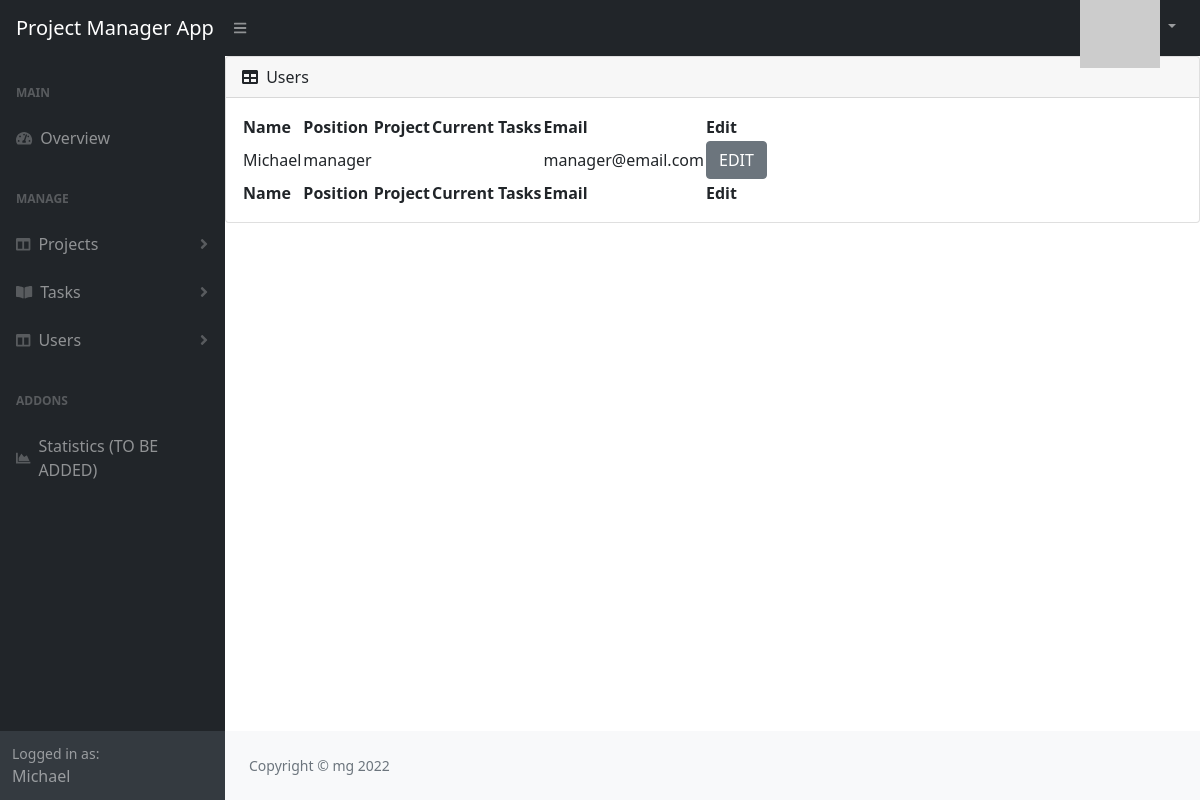
The page /users (signed in) on the database as committed earlier.
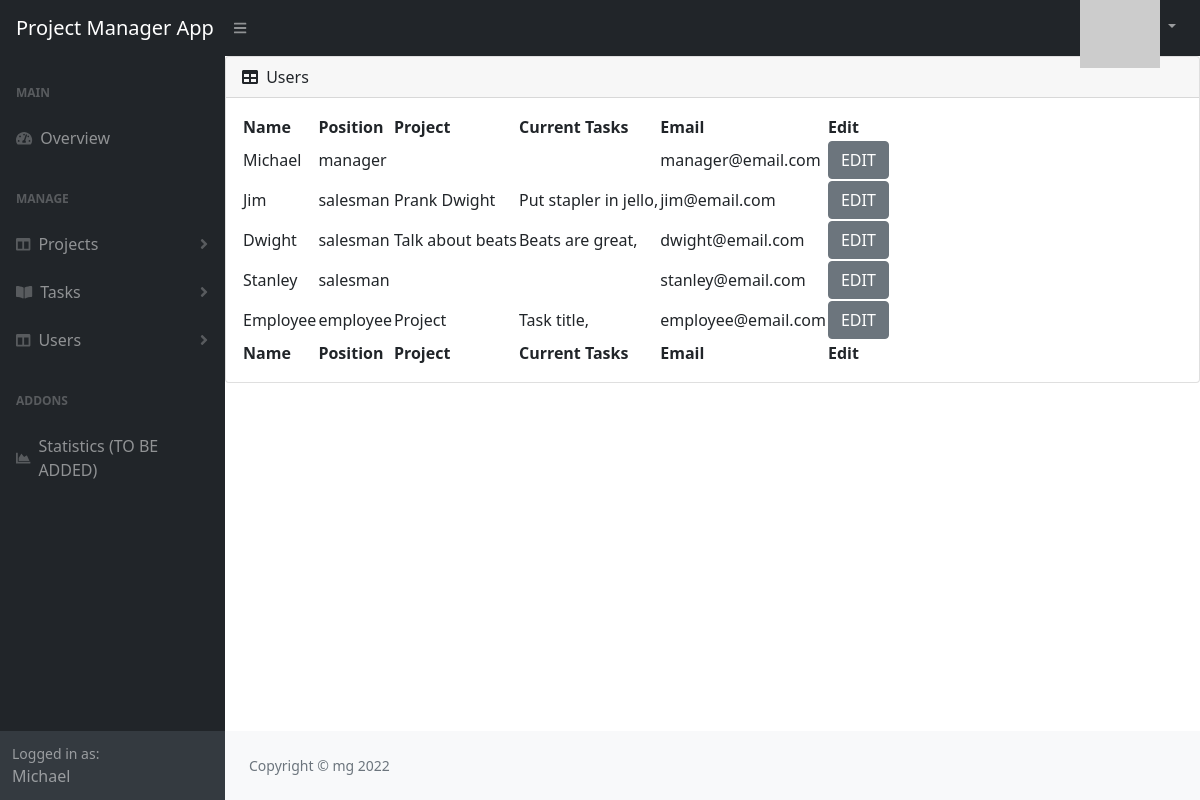
The same page on the database as committed later.
### main.py (models this page shows)
class User(UserMixin, db.Model):
    __tablename__ = "users"
    id = db.Column(db.Integer, primary_key=True)
    email = db.Column(db.String(100), unique=True)
    password = db.Column(db.String(100))
    name = db.Column(db.String(100))
    position = db.Column(db.String(100))
    project_id = db.Column(db.Integer, db.ForeignKey("projects.id"))
    project = relationship("Project", back_populates="users")
    tasks = relationship("Task", secondary=user_task, backref="involved_users")

class Project(db.Model):
    __tablename__ = "projects"
    id = db.Column(db.Integer, primary_key=True)
    name = db.Column(db.String(100), unique=True)
    tasks = relationship("Task", back_populates="project")
    users = relationship("User", back_populates="project")

class Task(db.Model):
    __tablename__ = "tasks"
    id = db.Column(db.Integer, primary_key=True)
    title = db.Column(db.String(), unique=True)
    description = db.Column(db.String(1000))
    deadline = db.Column(db.String(10))
    project_id = db.Column(db.Integer, db.ForeignKey("projects.id"))
    project = relationship("Project", back_populates="tasks")
    in_progress = db.Column(db.Boolean)
    task_done = db.Column(db.Boolean)
    deadline_warning = db.Column(db.Boolean)
    deadline_passed = db.Column(db.Boolean)

### main.py (the view)
@app.route("/users")
@admin_only
def manage_users():
    all_users = User.query.all()
    all_projects = Project.query.all()
    return render_template("users.html", all_users=all_users, all_projects=all_projects)

### main.py (called while the page is built)
def admin_only(func):
    @wraps(func)
    def wrapped_view(*args, **kwargs):
        try:
            user_id = int(current_user.get_id())
            user = User.query.get(user_id)
            if user.position != "manager":
                return redirect("/401")
            return func(*args, **kwargs)
        except TypeError:
            return redirect("/login")
    return wrapped_view

@login_manager.user_loader
def load_user(user_id):
    user = User.query.get(user_id)
    if user:
        return user
    else:
        return None

### templates/users.html
{% include "header.html" %}
{% include "side_navbar.html" %}
<div id="layoutSidenav_content">
<div class="card mb-4">
                <div class="card-header">
                    <i class="fas fa-table me-1"></i>
                    Users
                </div>
                <div class="card-body">
                    <table id="datatablesSimple">
                        <thead>
                        <tr>
                            <th>Name</th>
                            <th>Position</th>
                            <th>Project</th>
                            <th>Current Tasks</th>
                            <th>Email</th>
                            <th>Edit</th>
                        </tr>
                        </thead>
                        <tfoot>
                        <tr>
                            <th>Name</th>
                            <th>Position</th>
                            <th>Project</th>
                            <th>Current Tasks</th>
                            <th>Email</th>
                            <th>Edit</th>
                        </tr>
                        </tfoot>
                        <tbody>
                        {% for user in all_users %}
                        <tr>
                            <td>{{ user.name }}</td>
                            <td>{{ user.position }}</td>
                            <td>
                                {% for project in all_projects %}
                                    {% if project.id == user.project_id %}
                                        {{ project.name }}
                                    {% endif %}
                                {% endfor %}
                            </td>
                            <td>
                                {% for task in user.tasks %}
                                    {{ task.title }},
                                {% endfor %}
                            </td>
                            <td>{{ user.email }}</td>
                            <td>
                                <a href="{{ url_for('edit_user', user_id=user.id) }}">
                                    <button class="btn btn-secondary">
                                        EDIT
                                    </button>
                                </a>
                            </td>
                        </tr>
                        {% endfor %}
                        </tbody>
                    </table>
                </div>
</div>
{% include "footer.html" %}

### templates/side_navbar.html (shortened to what this page needs)
<div id="layoutSidenav">
    <div id="layoutSidenav_nav">
        <nav class="sb-sidenav accordion sb-sidenav-dark" id="sidenavAccordion">
            <div class="sb-sidenav-menu">
                <div class="nav">
                    <div class="sb-sidenav-menu-heading">Main</div>
                    <a class="nav-link" href="{{ url_for('index')}}">
                        <div class="sb-nav-link-icon"><i class="fas fa-tachometer-alt"></i></div>
                        Overview
                    </a>
                    {% if current_user.position == "manager" %}
                    <div class="sb-sidenav-menu-heading">Manage</div>
                    <a class="nav-link collapsed" href="#" data-bs-toggle="collapse" data-bs-target="#collapseLayouts"
                       aria-expanded="false" aria-controls="collapseLayouts">
                        <div class="sb-nav-link-icon"><i class="fas fa-columns"></i></div>
                        Projects
                        <div class="sb-sidenav-collapse-arrow"><i class="fas fa-angle-down"></i></div>
                    </a>
                    <a class="nav-link collapsed" href="#" data-bs-toggle="collapse" data-bs-target="#collapsePages"
                       aria-expanded="false" aria-controls="collapsePages">
                        <div class="sb-nav-link-icon"><i class="fas fa-book-open"></i></div>
                        Tasks
                        <div class="sb-sidenav-collapse-arrow"><i class="fas fa-angle-down"></i></div>
                    </a>
                    <a class="nav-link collapsed" href="#" data-bs-toggle="collapse" data-bs-target="#collapseUsers"
                       aria-expanded="false" aria-controls="collapseUsers">
                        <div class="sb-nav-link-icon"><i class="fas fa-columns"></i></div>
                        Users
                        <div class="sb-sidenav-collapse-arrow"><i class="fas fa-angle-down"></i></div>
                    </a>
                    <div class="sb-sidenav-menu-heading">Addons</div>
                    <a class="nav-link" href="#">
                        <div class="sb-nav-link-icon"><i class="fas fa-chart-area"></i></div>
                        Statistics (TO BE ADDED)
                    </a>
                {% endif %}
                </div>
            </div>
            {% if current_user.is_authenticated %}
            <div class="sb-sidenav-footer">
                <div class="small">Logged in as:</div>
                {{ current_user.name }}
            </div>
            {% endif %}
        </nav>
    </div>

Rows that differ between the two databases and show on the page:
added User: name "Jim", position "salesman", email "jim@email.com"
added Project: name "Prank Dwight", shown under "Jim"
added Task: title "Put stapler in jello", shown under "Jim"
added User: name "Dwight", position "salesman", email "dwight@email.com"
added Project: name "Talk about beats", shown under "Dwight"
added Task: title "Beats are great", shown under "Dwight"
added User: name "Stanley", position "salesman", email "stanley@email.com"
added User: name "Employee", position "employee", email "employee@email.com"
added Project: name "Project", shown under "Employee"
added Task: title "Task title", shown under "Employee"
